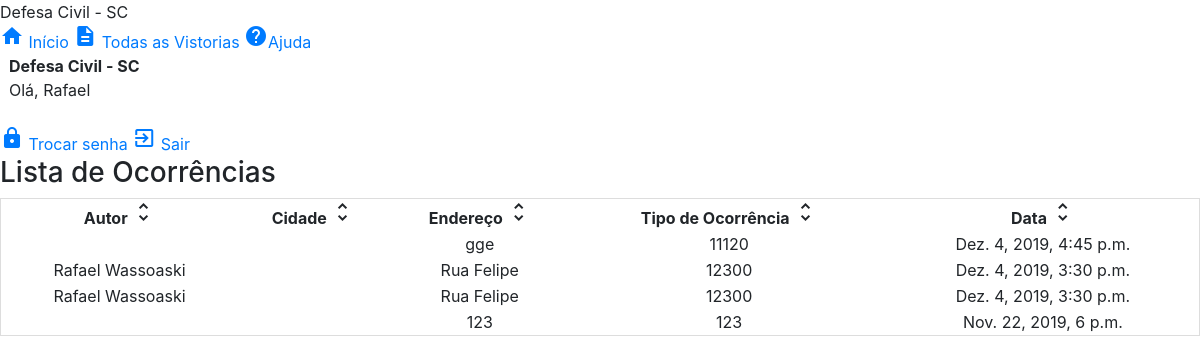
/todasvistorias (signed in), run on the app's committed database.
### accounts/models.py (models this page shows)
class CustomUser(AbstractUser):
	username = models.CharField(_('username'),max_length=15, unique=True, help_text=_('15 caracteres ou menos. Aceita letras, números e @/./+/-/_'), validators=[ validators.RegexValidator(re.compile('^[\w.@+-]+$'), _('Insira um usuário válido.'), _('inválido'))])
	first_name = models.CharField(_('first_name'), max_length=30, blank=False, null=False)
	last_name = models.CharField(_('last_name'), max_length=30, blank=False, null=False)
	email = models.EmailField(_('email address'), max_length=255, unique=True, blank=False, null=False)
	is_staff = models.BooleanField(_('staff status'), default=False, blank = True)
	is_active = models.BooleanField(_('active'), default=True, blank = True)
	is_trusty = models.BooleanField(_('trusty'), default=False, blank = True)
	date_joined = models.DateTimeField(_('date joined'), default=timezone.now, blank = True)

### relatorios/models.py (models this page shows, shortened)
class Vistoria(models.Model):
    autor = models.ForeignKey(settings.AUTH_USER_MODEL, related_name = 'autor_id',  on_delete=models.CASCADE)
    cobrad = models.CharField(max_length=200)
    municipios = models.TextField()
    descricao = models.TextField()
    data = models.DateTimeField(default=timezone.now)
    endereco = models.TextField()
    dataDesastre = models.TextField()
    descricaoDesastre = models.CharField(max_length=500)
    danos_humanos_desalojados = models.IntegerField(default=0, blank=True)
    danos_humanos_desabrigados = models.IntegerField(default=0, blank=True)
    danos_humanos_desaparecidos = models.IntegerField(default=0, blank=True)
    danos_humanos_feridos = models.IntegerField(default=0, blank=True)
    danos_humanos_enfermos = models.IntegerField(default=0, blank=True)
    danos_humanos_mortos = models.IntegerField(default=0, blank=True)
    danos_humanos_isolados = models.IntegerField(default=0, blank=True)
    danos_humanos_atingidos = models.IntegerField(default=0, blank=True)
    danos_humanos_afetados = models.IntegerField(default=0, blank=True)
    danos_humanos_observacoes = models.TextField(default="Sem Observações", blank=True)
    unidades_habitacionais_atingidas = models.IntegerField(default=0, blank=True)
    unidades_habitacionais_danificads = models.IntegerField(default=0, blank=True)
    unidades_habitacionais_interditadas = models.IntegerField(default=0, blank=True)
    unidades_habitacionais_destruidas = models.IntegerField(default=0, blank=True)
    instalacoes_publicas_saude_atingidas = models.IntegerField(default=0, blank=True)
    instalacoes_publicas_ensino_atingidas = models.IntegerField(default=0, blank=True)
    instalacoes_comunitarias_atingidas = models.IntegerField(default=0, blank=True)
    obras_atingidas = models.IntegerField(default=0, blank=True)
    interrupcoes_servicos_essenciais = models.IntegerField(default=0, blank=True)
    danos_materiais_observacoes = models.TextField(default="Sem Observações", blank=True)
    contaminacao_solo = models.IntegerField(default=0, blank=True)
    contaminacao_agua = models.IntegerField(default=0, blank=True)
    contaminacao_ar = models.IntegerField(default=0, blank=True)
    danos_ambientais_observacoes = models.TextField(default="Sem Observações", blank=True)
    danos_agricultura = models.IntegerField(default=0, blank=True)
    danos_pecuaria = models.IntegerField(default=0, blank=True)
    danos_industria = models.IntegerField(default=0, blank=True)
    danos_comercio = models.IntegerField(default=0, blank=True)
    danos_prestacao_de_servicos = models.IntegerField(default=0, blank=True)
    danos_economicos_observacoes = models.TextField(default="Sem Observações", blank=True)
    iah_cestas_de_alimentos = models.IntegerField(default=0, blank=True)
    iah_agua_potavel = models.IntegerField(default=0, blank=True)
    iah_colchoes = models.IntegerField(default=0, blank=True)
    iah_kit_higiene_pessoal = models.IntegerField(default=0, blank=True)
    iah_kit_limpeza = models.IntegerField(default=0, blank=True)
    iah_telhas = models.IntegerField(default=0, blank=True)
    iah_lona_plastica = models.IntegerField(default=0, blank=True)
    iah_outros = models.IntegerField(default=0, blank=True)
    iah_fornecidos_outros_observacoes = models.TextField(default="Sem Observações", blank=True)
    iah_vias_publicas_totalmente_desobistruidas = models.BooleanField(default=False)
    iah_reestabelecimento_servicos_essenciais = models.BooleanField(default=False)
    deferido = models.BooleanField(default=False, blank=True)
    latitude = models.CharField(max_length=20)
    longitude = models.CharField(max_length=20)

### relatorios/views.py (the view)
# urls.py: path('todasvistorias', views.todasvistorias, name='todasvistorias'),
@login_required
def todasvistorias(request):
	vistorias = Vistoria.objects.filter(data__lte=timezone.now()).order_by('-data')
	return render(request, 'relatorios/vistorias.html', {'vistorias':vistorias})

### relatorios/templates/relatorios/vistorias.html
{% extends 'relatorios/base.html' %}
{% block conteudo %}
<main class="mdl-layout__content mdl-color--grey-100">
    <div class="mdl-grid">
      <div class="mdl-cell mdl-cell--12-col"><h3>Lista de Ocorrências</h3></div>
    </div>
    <div class="mdl-grid">
        {% if empty %}
            <h5 class="emptymsg">Não há vistorias para serem exibidas. <a href="{% url 'adventure_new' %}">Crie uma nova para vê-la aqui.</a></h5>
        {% else %}
            <table class="mdl-data-table mdl-js-data-table mdl-cell--12-col mdl-shadow--2dp" id="dataTable">
                <thead>
                    <tr class="md">
                        <th onclick="sortTable(0, 'autor_arrow', 'cidade_arrow', 'endereco_arrow', 'cobrade_arrow', 'data_arrow')">Autor <i id="autor_arrow" class=" material-icons" role="presentation">unfold_more</i></th>
                        <th onclick="sortTable(1, 'cidade_arrow', 'autor_arrow', 'endereco_arrow', 'cobrade_arrow', 'data_arrow')">Cidade <i id="cidade_arrow" class=" material-icons" role="presentation">unfold_more</i></th>
                        <th onclick="sortTable(2, 'endereco_arrow', 'autor_arrow', 'cidade_arrow', 'cobrade_arrow', 'data_arrow')">Endereço <i id="endereco_arrow" class=" material-icons" role="presentation">unfold_more</i></th>
                        <th onclick="sortTable(3, 'cobrade_arrow', 'autor_arrow', 'cidade_arrow', 'endereco_arrow', 'data_arrow')">Tipo de Ocorrência <i id="cobrade_arrow" class=" material-icons" role="presentation">unfold_more</i></th>
                        <th onclick="sortTable(4, 'data_arrow', 'autor_arrow', 'cidade_arrow', 'cobrade_arrow', 'endereco_arrow')">Data <i id="data_arrow" class=" material-icons" role="presentation">unfold_more</i></th>
                    </tr>
                </thead>
                <tbody>
                    {% for vistoria in vistorias %}
                        <tr onclick="window.location='{% url 'vistoriadetalhes' pk=vistoria.pk %}';">
                            <td class="mdl-color-text--deep-orange">{{ vistoria.autor.first_name }} {{ vistoria.autor.last_name }}</td>
                            <td class="mdl-color-text--deep-orange">{{ vistoria.municipio }}</td>
                            <td class="mdl-color-text--deep-orange">{{ vistoria.endereco }}</td>
                            <td class="mdl-color-text--deep-orange">{{ vistoria.cobrad }}</td>
                            <td class="mdl-color-text--deep-orange">{{ vistoria.data }}</td>
                        </tr>
                    {% endfor %}
                </tbody>
            </table>
        {% endif %}
    </div>
</main>
{% endblock %}

### relatorios/templates/relatorios/base.html (shortened to what this page needs)
{% load static %}
<!DOCTYPE html>
<html lang="pt-br">
<head>
  <link rel="stylesheet" href="https://code.getmdl.io/1.3.0/material.indigo-orange.min.css" />
  <link rel="stylesheet" href="https://stackpath.bootstrapcdn.com/bootstrap/4.1.3/css/bootstrap.min.css">
</head>
<body>
  <div class="layout mdl-layout mdl-js-layout  ">
    <header class="header mdl-layout__header mdl-color--indigo mdl-color-text--black-000">
      <div class="mdl-layout__header-row">
        <span class="mdl-layout-title">Defesa Civil - SC</span>
        {% if user.is_authenticated %}
          <a class="mdl-navigation__link" href="{% url 'minhasvistorias' %}"><i class=" material-icons" role="presentation">home</i> Início</a>
          <a class="mdl-navigation__link" href="{% url 'todasvistorias' %}"><i class=" material-icons" role="presentation">description</i> Todas as Vistorias</a>
          <a class="mdl-navigation__link" href="{% url 'ajuda' %}"><i class=" material-icons" role="presentation">help</i>Ajuda</a>
        {% endif %}
      </div>
    </header>
    <div class="drawer mdl-layout__drawer mdl-color--indigo mdl-color-text--black">
      <header class="drawer-header">
        <strong><span class="mdl-layout-title mdl-color-text--white" style="margin: 9px !important;">Defesa Civil - SC</span></strong>
        <div class="avatar-dropdown">
          {% if user.is_authenticated %}
          <span class="mdl-color-text--white" style="margin: 9px !important;"> Olá, {{user.username}} </span>
          {% else %}
          <span class="mdl-color-text--white" style="margin: 9px !important;">Olá, Visitante</span>
          {% endif %}
          <div class="mdl-layout-spacer"></div><br>
      </div>
    </header>
    <nav class="navigation mdl-navigation">
      {% if user.is_authenticated %}
      <a class="mdl-navigation__link mdl-color-text--white" href="{% url 'password_change' %}"><i class="mdl-color-text--white material-icons" role="presentation">lock</i> Trocar senha</a>
      <a class="mdl-navigation__link mdl-color-text--white" href="{% url 'logout' %}"><i class="mdl-color-text--white material-icons" role="presentation">exit_to_app</i> Sair</a>
      {% endif %}
    </nav>
  </div>
  {% block conteudo %}
      {% endblock %}
</body>
</html>

### relatorios/templates/relatorios/base.html (style rules this page uses)
th { text-align: center !important; }
td { text-align: center !important; white-space: pre-wrap !important; }
table { max-width: 100% !important; }
tr { cursor: pointer !important; }
th { cursor: pointer !important; }
table { border-spacing: 0 !important; width: 100% !important; border: 1px solid #ddd !important; }

### data on the page
CustomUser: username "Rafael"
Vistoria: endereco "gge", cobrad "11120", data "Dez. 4, 2019, 4:45 p.m."
Vistoria: autor.first_name "Rafael", autor.last_name "Wassoaski", endereco "Rua Felipe", cobrad "12300", data "Dez. 4, 2019, 3:30 p.m."
Vistoria: autor.first_name "Rafael", autor.last_name "Wassoaski", endereco "Rua Felipe", cobrad "12300", data "Dez. 4, 2019, 3:30 p.m."
Vistoria: endereco "123", cobrad "123", data "Nov. 22, 2019, 6 p.m."
